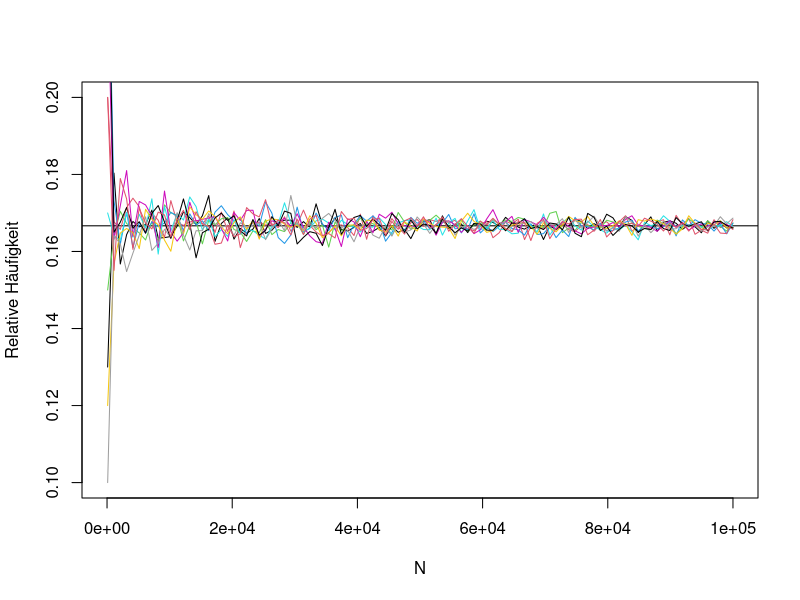

Generate this figure with R:
## Einfache Computer Simulation
x = sample(1:6, 100, replace = TRUE)
x[1:10]
sum(x == 5) / 100
## Wiederholen und es kommt jedes mal was anderes raus
sum(sample(1:6, 100000000, replace = TRUE) == 5)/100000000
# Je grösser N desto weniger wankelt es.

#### Just for reference 
#### Limit N-> Infty #####
plot(NULL, xlim=c(0, 100000), ylim=c(0.1,0.2), xlab='N', ylab='Relative Häufigkeit')
abline(h=1/6)
for (i in 1:10){
  N = seq(100, 100000, length.out=100) 
  y = rep(NA,100)
  for (n in 1:100){
    y[n]=mean(sample(1:6, N[n], replace = TRUE) == 5)
  }
  lines(N, y, col=i)
}


##### "Kompliziertere" Computersimulation, mehr als 8 Punkte im Doppelwurf #####
n = 1000000
x1 = sample(1:6, n, replace = TRUE) #Unabhängige Würfe
x2 = sample(1:6, n, replace = TRUE) #Unabhängige Würfe
x12 = x1 + x2 #Gesamtsumme ist Summe der einzelnen 
x1[1:3]
x2[1:3]
x12[1:3]
sum(x12 > 8) / n #Schätzung nach Mises
10/36


#Kombinatorik
expand.grid(1:2, 4:5)
library(combinat)
permn(1:2)



library(combinat)
#Für 2 Personen
#Geschenke haben nummer der Personen die sie reinlegt

#2 Personen
#1,2 und 2,1 d.h. es gibt eine von 2 Möglichkeiten
# Wahrscheinlichkeit 1/2

#3 Personen
#1,2,3 --> Gleiches Geschenk
#1,3,2 --> Gleiches Geschenk
#2,3,1 --> Nicht
#2,1,3 --> Gleiches
#3,2,1 --> Gleiches
#3,1,2 --> Nicht
#Für 3 sind es 4/6 = 0.666

#Simulation
P = 50
N = 100000
erg = rep(NA, N)
for (i in 1:N){
  res = sample(1:P)
  erg[i] = sum(res == 1:P) > 0
}
sum(erg)/N
1 - 1/exp(1)
